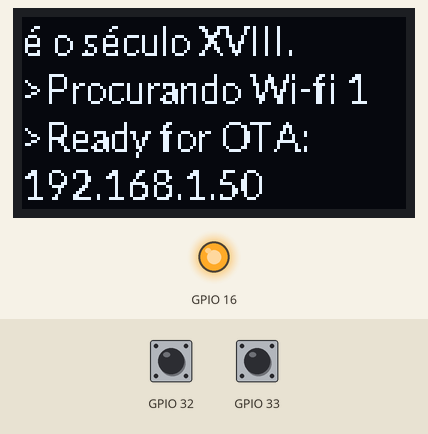
Bench run of a sketch on a simulated ESP32. Parts: 128×64 one-colour display, output pins drawn as LEDs (lit = HIGH). The test bench sets the inputs (shaded band); at power-on: GPIO 33 HIGH, GPIO 32 HIGH. WiFi joins after 1.5 s; servers stay silent unless stated.

Above: at 6.2 s.
6.3 s: GPIO 33 pulled LOW for 0.15 s
At 6.7 s:
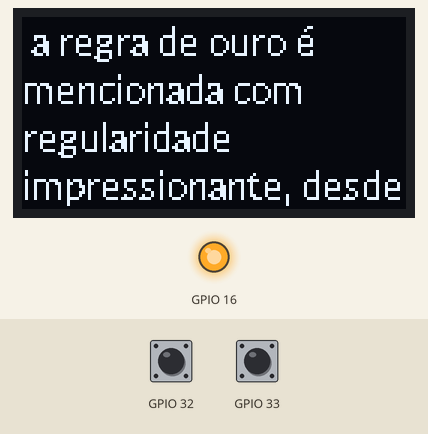
7.9 s: GPIO 33 pulled LOW for 1 s
At 9.1 s:
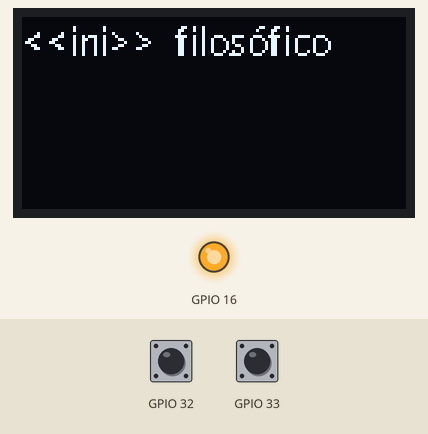
10.4 s: GPIO 32 pulled LOW for 0.15 s
At 11.0 s:
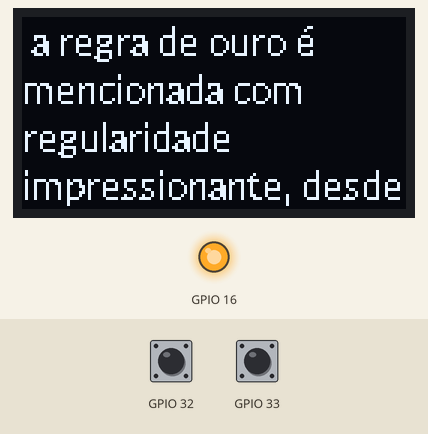
12.0 s: GPIO 32 pulled LOW for 1 s
At 13.4 s:
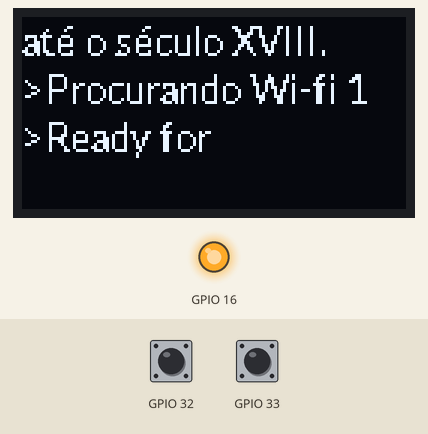
14.5 s: GPIO 32 pulled LOW for 0.15 s
At 15.3 s:
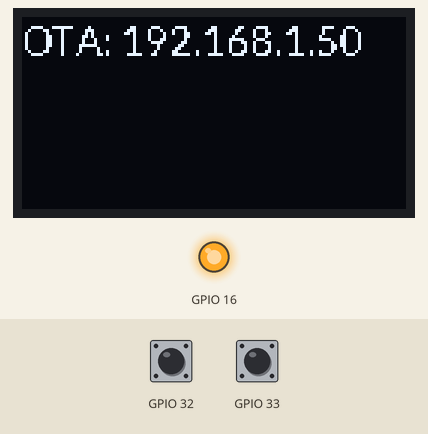
16.1 s: GPIO 33 pulsed LOW 5 times (0.12 s each, 0.3 s apart)
At 17.0 s:
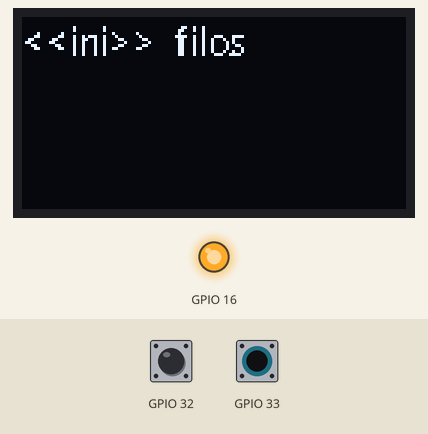
Timing chart, 0 to 19.1 s (numbered marks = the images above; inputs shaded):
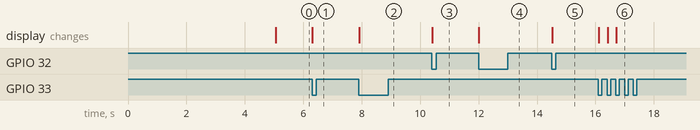

Measured:
- after the input at 6.3 s, the display: changes at once (image 1)
- after the input at 7.9 s, the display: changes at once (image 2)
- after the input at 10.4 s, the display: changes at once (image 3)
- after the input at 12.0 s, the display: changes at once (image 4)
- after the input at 14.5 s, the display: changes at once (image 5)
- after the input at 16.1 s, the display: first changes at once (image 6 shows a later state)

The sketch:

DisplayRolavelOTADemo-2021-08-18.ino
```cpp
#include <WiFi.h>
#include <ESPmDNS.h>
#include <WiFiUdp.h>
#include <ArduinoOTA.h>

 const char *ssid         = "..............";
 const char *password     = ".............";

#include <DisplayRolavel.h>

DisplayRolavel tela(0x3c, 4, 15);

int operacaoPendente=0;

void IRAM_ATTR callback1(){
  if (operacaoPendente==0) operacaoPendente=1;
}

void IRAM_ATTR callback2(){
  if (operacaoPendente==0) operacaoPendente=2;
}

long lastEventInstant = 0L;
long now=0L;

void setup() {
#ifdef DEBUG
  Serial.begin(115200);
#endif
  tela.init(4,15);
  tela.concatenaMensagem("É verdade que também na história do pensamento filosófico a regra de ouro é mencionada com regularidade impressionante, desde Santo Agostinho até o século XVIII. " );
                   //     ^1       ^10       ^20       ^30       ^40        ^50       ^60       ^70       ^80       ^90       ^100      ^110      ^120      ^130      ^140      ^150
  operacaoPendente=0;
  touchAttachInterrupt(T8, callback1, 30);
  touchAttachInterrupt(T9, callback2, 30);
  WiFi.begin ( ssid, password );
  // Wait for connection
  int nTentativas=0;
  while ( WiFi.status() != WL_CONNECTED ) {
    tela.concatenaMensagem(">Procurando Wi-fi " + String(++nTentativas, DEC) + " ");
    delay ( 5000 );
  }

  ArduinoOTA.begin();
  ArduinoOTA.onStart([]() {
    tela.concatenaMensagem(">OTA Update ");
    operacaoPendente=3;
  });

  ArduinoOTA.onProgress([](unsigned int progress, unsigned int total) {
    operacaoPendente=3;
    tela.clear();
    tela.drawProgressBar(4, 32, 120, 8, progress / (total / 100) );
    tela.display();
  });

  ArduinoOTA.onEnd([]() {
    operacaoPendente=0;
    tela.concatenaMensagem(">Restart ");
  });

  // Align text vertical/horizontal center
  tela.concatenaMensagem(">Ready for OTA: " + WiFi.localIP().toString());
  lastEventInstant=millis();
}

void loop() {
  now=millis();
  switch (operacaoPendente) {
    case 0: break;
    case 1:
#ifdef DEBUG
      Serial.println("Atendendo touch para anterior");
#endif
      tela.mostraJanelaAnterior();
      delay(200); // atraso para não ter várias interrupções em um único toque.
      operacaoPendente=0;
      lastEventInstant=now;
      break;
    case 2:
#ifdef DEBUG
      Serial.println("Atendendo touch para posterior");
#endif
      tela.mostraJanelaPosterior();
      delay(200); // atraso para não ter várias interrupções em um único toque.
      operacaoPendente=0;
      lastEventInstant=now;
      break;
    case 3: // OTA em execução
      lastEventInstant=now;
      break;
  }
  ArduinoOTA.handle();
  if ((now-lastEventInstant)>60000l) {
    esp_sleep_enable_touchpad_wakeup();
    esp_deep_sleep_start();
  }
}
```

DisplayRolavel.h
```cpp
#ifndef DisplayRolavel_H
#define  DisplayRolavel_H  // constante que, junto com o ifndef, serve para evitar que este header seja incluído mais de uma vez

#include <Wire.h>               // Only needed for Arduino 1.6.5 and earlier
#include "SSD1306Wire.h"        // legacy: #include "SSD1306.h"

#include "Lato13.h"

class DisplayRolavel : public SSD1306Wire { // só detectei a falta do public quando fui testar o código de OTA.
  private:
  /**
   * buf é o buffer de palavras. É a memória de todas as mensagens que já foram mostradas. Seu tamanho máximo é maxBufSize. Se a soma do comprimento das mensagens tornar-se maior que maxBufSize, então partes das mensagens mais antigas são substituídas pelas mensagens mais recentes, num esquema de fila: FIFO.
   * Janela é a parte do buffer que é mostrada no display. iniJanela é o índice do primeiro caracter que está na janela, fimJanela é o índice do último caracter que está na janela.
   * A Janela pode avançar ou retroceder no buffer. A medida do avanço/retrocesso é de rollLen palavras.
   * O início do buffer é indicado ao usuário com uma mensagem/palavra definida internamente cujo comprimento é iniLen.
   * O flag rola indica se a janela deve ou não ser rolada para a mensagem mais recente quando uma nova mensagem for recebida.
   */

    String *buf;
    int iniJanela;
    int fimJanela;
    int maxBufSize;
    int rollLen;
    int iniLen;
    bool rola;

  public:
  /**
   * O modelo de ESP32 usado e o TTGO-T com display OLED SSD 1306 de 128x64 pixels. A biblioteca gráfica usada como base é a ThingPulse (https://github.com/ThingPulse/esp8266-oled-ssd1306). Com essa biblioteca é possível construir fontes usando o site http://oleddisplay.squix.ch/#/home.
   * A fonte Lato13 foi construída usando esse site e foi escolhida por ter altura de 16 pixels, o que, acredito, maximiza o uso do display.
   * Dos tipos de comunicação com o display disponíveis na biblioteca gráfica, usou-se I2C com a biblioteca Wire.
   * O construtor desta classe apenas chama o construtor da biblioteca gráfica.
   */
    DisplayRolavel (int addr, int sda, int scl);
    /** método que limpa o buffer e inicializa as variáveis de controle */
    void limpa ();
    /** método que cria o buffer, liga o display (pino 16 do ESP32 = HIGH), e limpa o buffer.
     * Buffer é a memória de todas as mensagens que já foram mostradas. Seu comprimento máximo é tamanhoBuf. Se a soma do comprimento das mensagens tornar-se maior que tamanhoBuf, então partes das mensagens mais antigas são substituídas pelas mensagens mais recentes, num esquema de fila: FIFO.
     * O texto mostrado no display pode avançar ou retroceder no buffer. A medida do avanço/retrocesso é de comprimentoDaRolagem palavras.
     */
    void init (int tamanhoBuf, int comprimentoDaRolagem);
    /** se true, indica que a janela deve ser rolada para a mensagem mais recente quando uma nova mensagem for recebida. se false, a janela não será rolada quando receber mensagem nova.
     */
    void setRola (bool r);
    /** libera memória - tem que ser usado antes de um novo init. Não é necessário se init for usado uma só vez durante a execução do programa.
    */
    void finish();
    /** concatena nova mensagem no buffer.
     */
    void concatenaMensagem (const String &msg);
    /** mostra mensagem mais recente (vai para o fim do buffer) */
    void mostraMaisRecente();
    /** rola a janela comprimentoDaRolagem palavras para o começo do buffer. Retorna 0 em caso de sucesso (conseguiu retroceder ao menos uma palavra) ou -1 caso não tenha conseguido retroceder (está no início do buffer).
     */
    int mostraJanelaAnterior();
    /** rola a janela comprimentoDaRolagem palavras para o começo do buffer. Retorna 0 em caso de sucesso (conseguiu retroceder ao menos uma palavra) ou -1 caso não tenha conseguido retroceder (está no início do buffer).
     */
    int mostraJanelaPosterior();
};

#endif
```

Source omitted: Lato13.h (data table, 24881 bytes)
